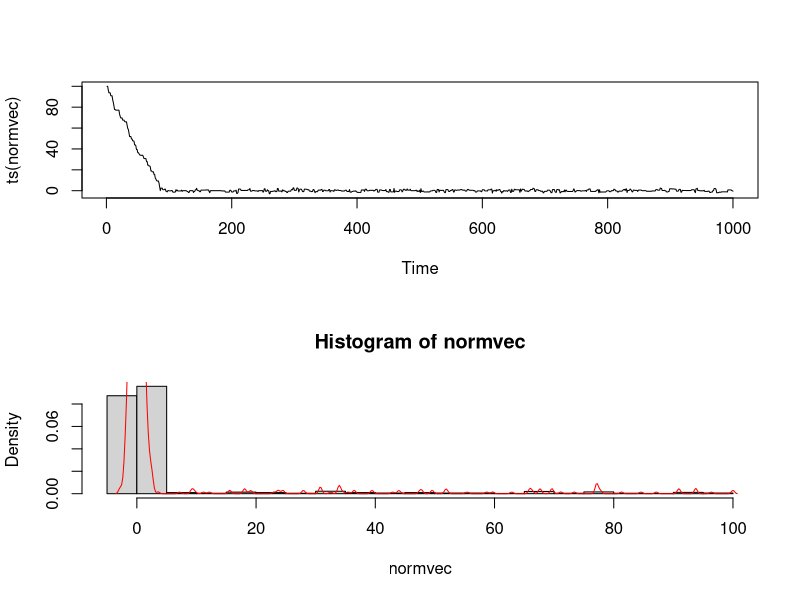
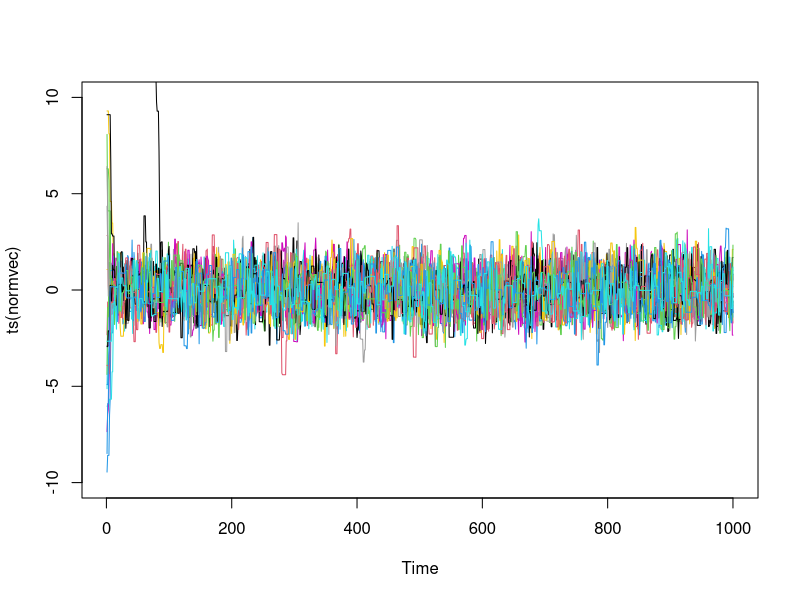
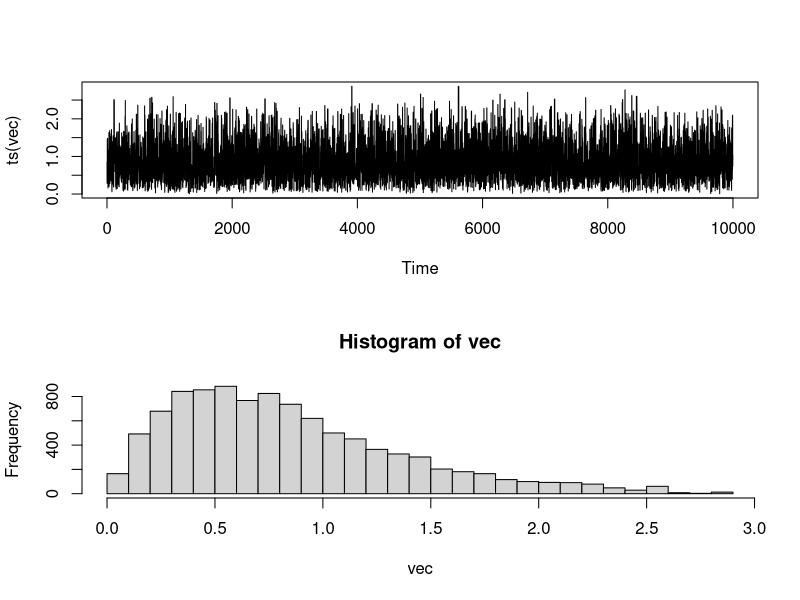
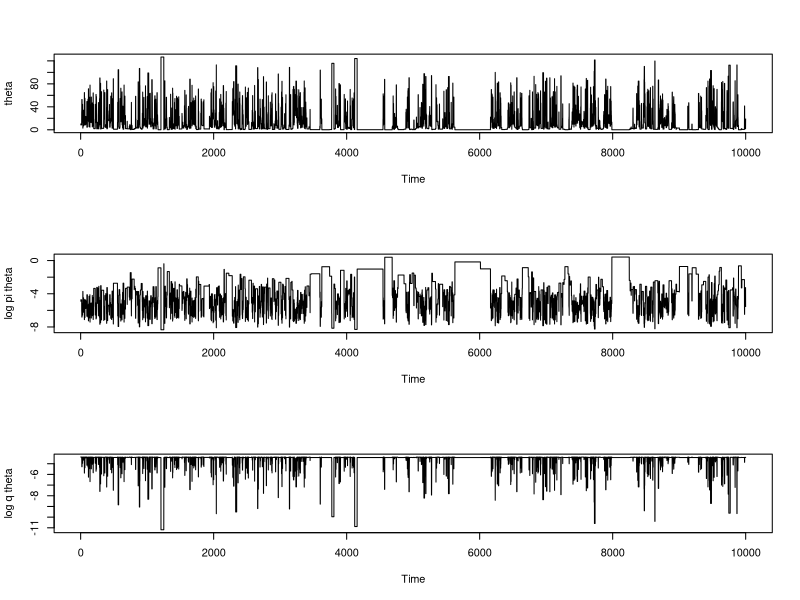
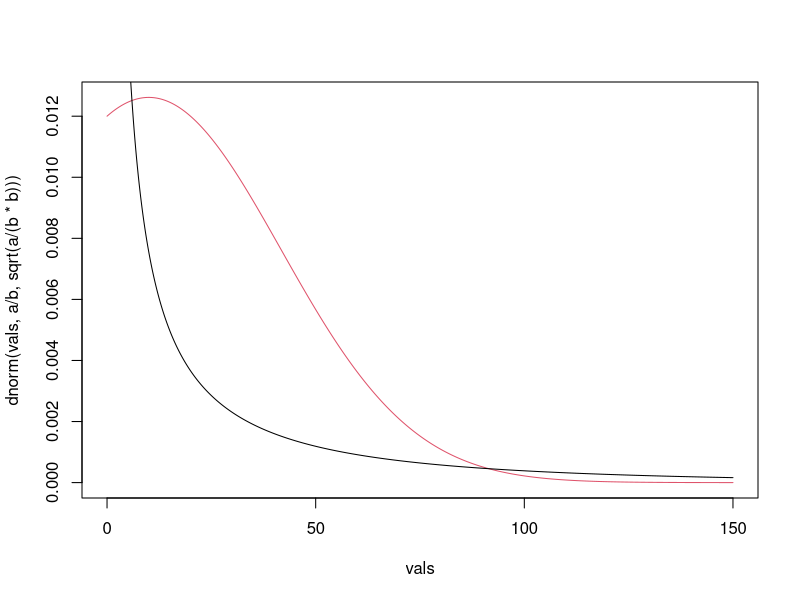
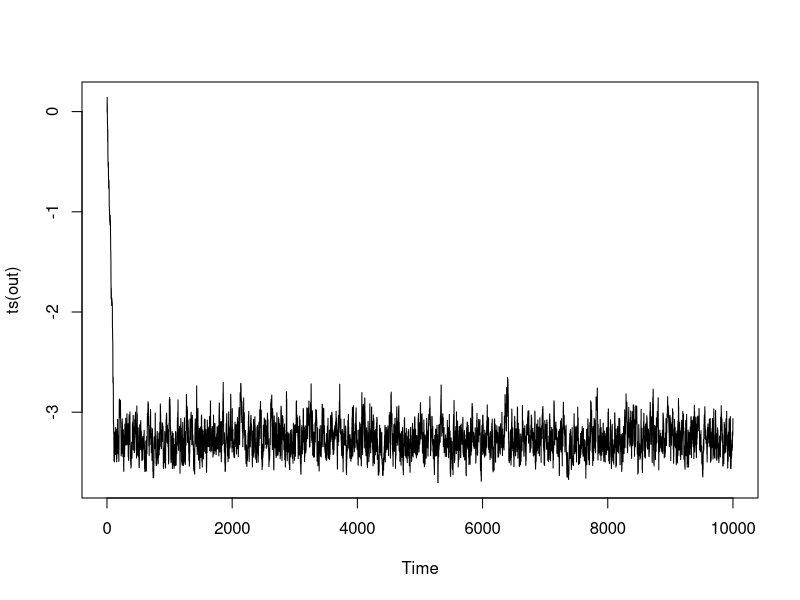

Reproduce these figures in R, in order.
# Q1 - Random Walk Metropolis

norm = function(N, a, theta = 0)
{
  vec = rep(0, N)
  vec[1] = theta
  count = 0 # count the num of accepted candidates
  for (i in 2:N)
  {
    innov = runif(1, -a, a)
    can = theta + innov
    laprob = dnorm(can, log = TRUE) - dnorm(theta, log = TRUE)
    u = runif(1)
    if (log(u) < laprob) {
      theta = can
      count = count + 1
    }
    vec[i] = theta
  }
  print(count / (N - 1))
  return(vec)
}

#Run for 10k iters with a=1:

# When the uniform proposal is too broad (eg. between -100000 and 100000) then
# basically no samples will be accepted, so the chain will be "stuck" at 0. Similarly,
# NOTE: a horizontal section in the trace plot of MCMC samples ("stuck") is a common
# indication of poor mixing in the Markov chain - This usually i120, 0.08, legend=c("Targetn, "Proposaldi, col=c("redc, "blueates that the
# Markov chain has reached a region of low probability density or a local mode
# of the distribution so is unable to move away from it due to a low acceptance rate
# (or an inappropriate proposal).
# With good mixing, the trace plot should exhibit a random and oscillatory behavior around
# the true value of the parameter.

# Note: when using alpha << 1, most candidates will be accepted
# In general: high acceptance probabilities mean that the chain is too "cold" and
# low acceptance probabilities mean that the chain is too "hot"

normvec = norm(1000, 3.887, 100)
par(mfrow = c(2, 1))
plot(ts(normvec))
hist(normvec, 30, freq = FALSE)
lines(density(normvec), col = "red")
par(mfrow = c(1, 1))



plot(ts(normvec), ylim = c(-10, 10))
for (i in 1:20)
{
  lines(ts(norm(1000, 4, runif(1, -10, 10))), col = (i + 1))
}


gammaMH = function(N, a, b)
{
  mu = a / b
  sig = sqrt(a / (b * b))
  vec = rep(0, N)
  theta = a / b
  vec[1] = theta
  for (i in 2:N)
  {
    can = rnorm(1, mu, sig)
    laprob1 = dgamma(can, a, b, log = TRUE) - dgamma(theta, a, b, log =
                                                       TRUE)
    laprob2 = dnorm(theta, mu, sig, log = TRUE) - dnorm(can, mu, sig, log =
                                                          TRUE)
    laprob = laprob1 + laprob2
    u = runif(1)
    if (log(u) < laprob) {
      theta = can
    }
    vec[i] = theta
  }
  return(vec)
}

vec = gammaMH(10000, 2.3, 2.7)
par(mfrow = c(2, 1))
plot(ts(vec))
hist(vec, 30)
par(mfrow = c(1, 1))


gammaMH = function(N, a, b)
{
  mu = a / b
  sig = sqrt(a / (b * b))
  mat = matrix(0, nrow = N, ncol = 3) #add extra columns to store \log\pi and \log q
  theta = a / b
  mat[1, ] = c(theta,
               dgamma(theta, a, b, log = TRUE),
               dnorm(theta, mu, sig, log = TRUE))
  for (i in 2:N)
  {
    can = rnorm(1, mu, sig)
    laprob1 = dgamma(can, a, b, log = TRUE) - dgamma(theta, a, b, log =
                                                       TRUE)
    laprob2 = dnorm(theta, mu, sig, log = TRUE) - dnorm(can, mu, sig, log =
                                                          TRUE)
    laprob = laprob1 + laprob2
    u = runif(1)
    if (log(u) < laprob) {
      theta = can
    }
    mat[i, ] = c(theta,
                 dgamma(theta, a, b, log = TRUE),
                 dnorm(theta, mu, sig, log = TRUE))
  }
  return(mat)
}

mat = gammaMH(10000, 0.1, 0.01)
#Trace plots
par(mfrow = c(3, 1))
plot(ts(mat[, 1]), ylab = "theta")
plot(ts(mat[, 2]), ylab = "log pi theta")
plot(ts(mat[, 3]), ylab = "log q theta")
par(mfrow = c(1, 1))

# Plot the proposal against the target
a = 0.1
b = 0.01
vals = seq(0, 150, 0.1)
plot(vals, dnorm(vals, a / b, sqrt(a / (b * b))), type = "l", col = 2)
lines(vals, dgamma(vals, a, b), type = "l")


# Comments
# 1. When the chain gets stuck at values of "theta" around 0, the corresponding pi(theta)
# values are large. This suggests that the q(theta)/pi(theta) part in the acceptance
# probability is very small, which in turn leads to a very small acceptance probability.
# Therefore, we get several (tens of) iterations for which the chain doesn't move
# 2. The chain additionally gets stuck at large values of "theta" due to the small values


lpost = function(psi)
{
  lprior = dnorm(psi, log = TRUE)
  llike = -25 * psi - 0.5 * 0.0305 / exp(2 * psi)
  return(lprior + llike)
}

# Note: In general, the acceptance probability will 
# become the RWM simple case when the proposal density
# being used satisfies the detailed balance condition.
# Eg. if you use a Gaussian proposal with a fixed variance, 
# then the proposal will satisfy the detailed balance condition,
# so the q(x|y) term will cancel out, leaving a simpler
# version of the acceptance probability.

norm2 = function(N, lambda)
{
  vec = rep(0, N)
  psi = 0
  vec[1] = psi
  count = 0 # count the num of accepted candidates
  for (i in 2:N)
  {
    innov = rnorm(1, 0, lambda)
    can = innov + psi
    laprob = lpost(can)-lpost(psi)
    
    u = runif(1)
    if (log(u) < laprob) {
      psi = can
      count = count + 1
    }
    vec[i] = psi
  }
  print(count / (N - 1))
  return(vec)
}

out = norm2(10000, 0.1)
plot(ts(out))

# calculate estimates for mean and variance
# => find a equi-tailed credible interval
mean(out)
var(out)
quantile(out, c(0.025, 0.975))

# generating samples from posterior predictive
Ns = length(out)
y26 = rep(0, Ns)

# exp since we have log pdf
for (i in 1:Ns) {
  y26[i] = 88.35*exp(rnorm(1, 0, out[i]))
}

